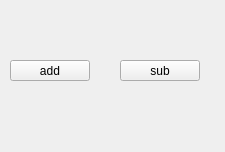
<?xml version="1.0" encoding="UTF-8"?>
<ui version="4.0">
 <class>Widget</class>
 <widget class="QWidget" name="Widget">
  <property name="geometry">
   <rect>
    <x>0</x>
    <y>0</y>
    <width>225</width>
    <height>152</height>
   </rect>
  </property>
  <property name="windowTitle">
   <string>Widget</string>
  </property>
  <widget class="QPushButton" name="pushButton_add">
   <property name="geometry">
    <rect>
     <x>10</x>
     <y>60</y>
     <width>80</width>
     <height>21</height>
    </rect>
   </property>
   <property name="text">
    <string>add</string>
   </property>
  </widget>
  <widget class="QPushButton" name="pushButton_sub">
   <property name="geometry">
    <rect>
     <x>120</x>
     <y>60</y>
     <width>80</width>
     <height>21</height>
    </rect>
   </property>
   <property name="text">
    <string>sub</string>
   </property>
  </widget>
 </widget>
 <resources/>
 <connections/>
</ui>
